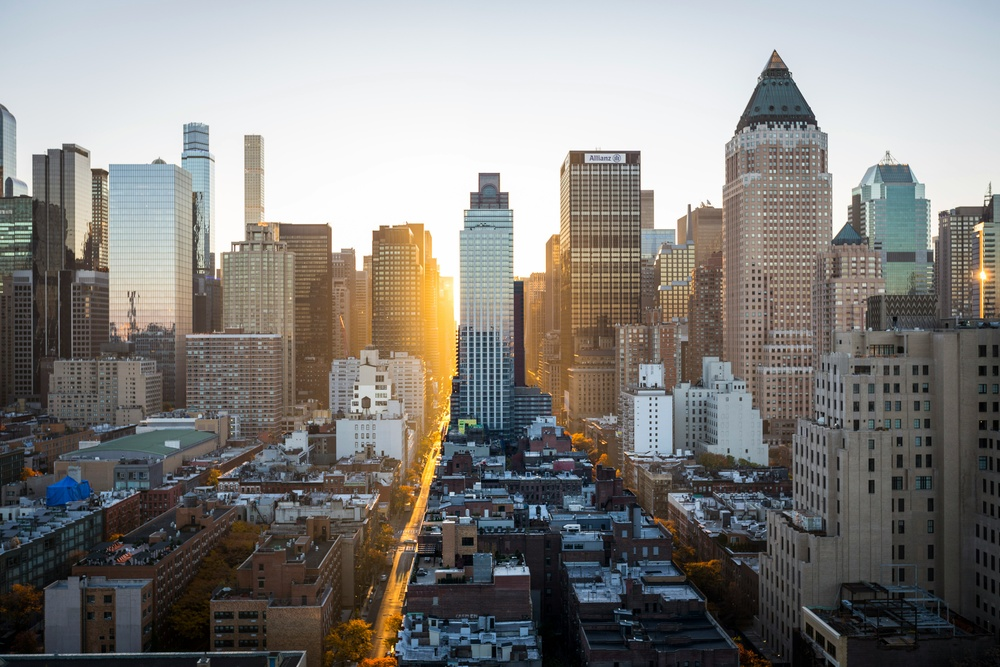
#> input picture cityscape.jpg, 1000 x 667 px, shrunk from 5472 x 3648 before the run, given in place of the camera
$ python bgr.py
#> lines starting #> are read from the running program, lines starting #| are printed output that depends on the picture; after the words box and inside, x2 and y2 are one past the last pixel; in counts of white or black regions, pixels touching at a corner belong together
import cv2
import numpy as np

cap = cv2.VideoCapture(0)

while True:
    ret , frame = cap.read()
#> frame is the input picture: shape (667, 1000, 3); mean B, G, R 125.7, 128.9, 131.2
    if not ret:
        break


    # Convert from BGR to HSV
    hsv = cv2.cvtColor(frame, cv2.COLOR_BGR2HSV)
#> hsv: shape (667, 1000, 3); mean H, S, V 61, 49.4, 138.5


    #Red Mask
    lower_red1 = np.array([0,120,70])
    upper_red1 = np.array([10,255,255])
    mask_red1 = cv2.inRange(hsv,lower_red1,upper_red1)
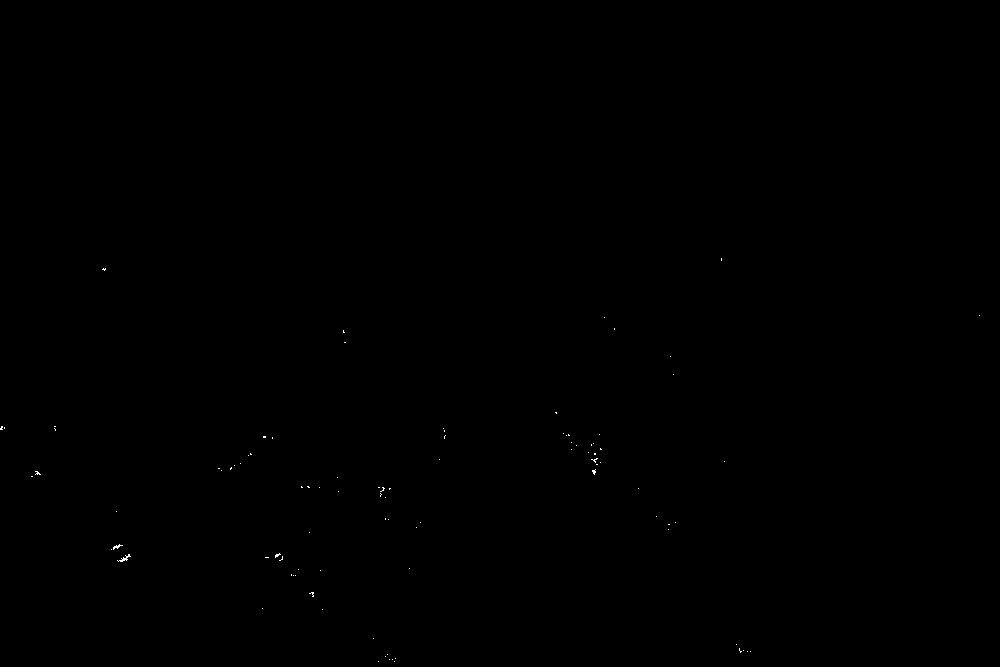
#> mask_red1: shape (667, 1000); 0.04% white in thin lines or dots, all inside (x1, y1, x2, y2) = (0, 258, 980, 662)


    lower_red2 = np.array([170,120,70])
    upper_red2 = np.array([180,255,255])
    mask_red2 = cv2.inRange(hsv,lower_red2,upper_red2)
#> mask_red2: shape (667, 1000); every value is 0

    mask_red = mask_red1 + mask_red2

    #Blue Mask
    lower_blue = np.array([94,80,2])
    upper_blue = np.array([126,255,255])
    mask_blue = cv2.inRange(hsv, lower_blue, upper_blue)
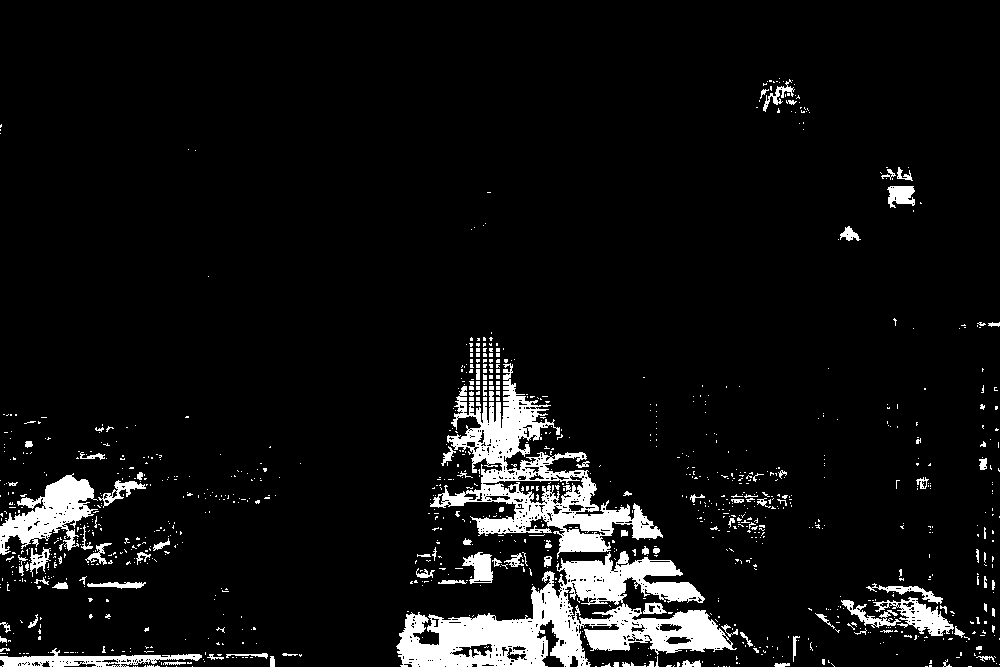
#> mask_blue: shape (667, 1000); 7% white; 1070 white regions (968 under 20 px), largest, box (x1, y1, x2, y2) and area: (396, 551, 737, 667) 16941, (430, 363, 663, 559) 11850, (0, 473, 98, 555) 3568


    # Clean Masks
    kernel = np.ones((5,5), np.uint8)
    mask_red = cv2.morphologyEx(mask_red, cv2.MORPH_OPEN, kernel)
    mask_blue = cv2.morphologyEx(mask_blue, cv2.MORPH_OPEN, kernel)
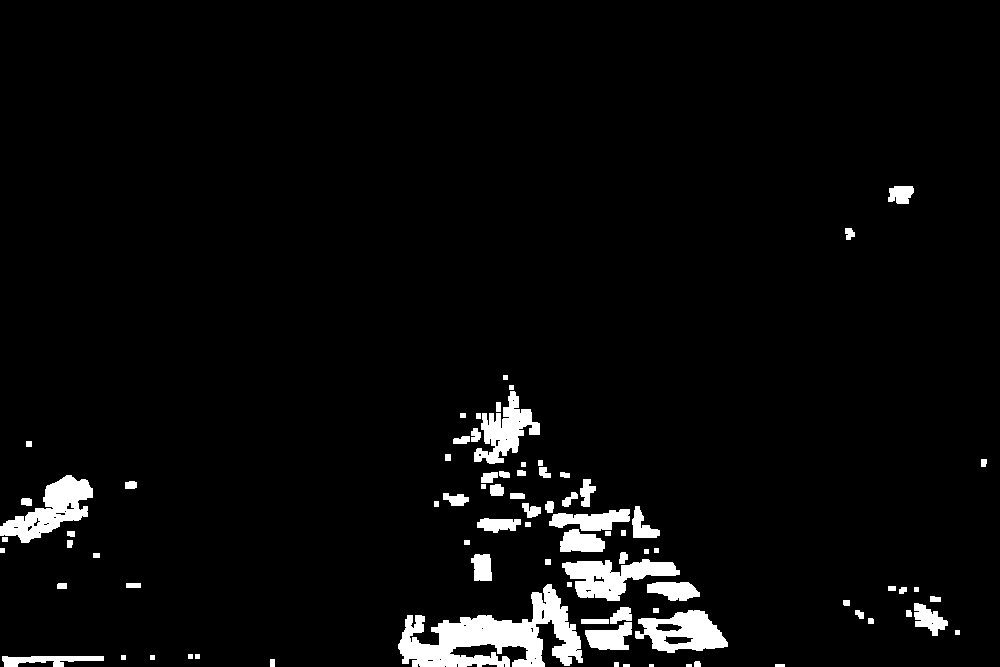
#> mask_blue: shape (667, 1000); 4.2% white; 83 white regions (2 under 20 px)


    #Find red contours
    cnts_red, _ = cv2.findContours(mask_red, cv2.RETR_EXTERNAL, cv2.CHAIN_APPROX_SIMPLE)
#> cnts_red = []
    cnts_blue, _ = cv2.findContours(mask_blue, cv2.RETR_EXTERNAL, cv2.CHAIN_APPROX_SIMPLE)
#> cnts_blue = 83 contours, 19 with area under 20; largest, box (x1, y1, x2, y2) and area: (398, 584, 583, 667) 6710, (0, 475, 93, 543) 2702, (635, 610, 728, 653) 2490, (562, 559, 680, 601) 2452, (474, 391, 540, 464) 1952

    #Draw red contours
    for c in cnts_red:
        area = cv2.contourArea(c)
        if area > 500:
            x,y,w,h = cv2.boundingRect(c)
            cv2.rectangle(frame, (x,y), (x+w, y+h), (0, 0, 255), 3)
            cv2.putText(frame, "RED DETECTED", (x, y-10),
                        cv2.FONT_HERSHEY_SIMPLEX, 0.7, (0,0, 255),2)
#> this loop made 0 passes

     #Draw blue contours
    for c in cnts_blue:
        area = cv2.contourArea(c)
        if area > 500:
            x,y,w,h = cv2.boundingRect(c)
            cv2.rectangle(frame, (x,y), (x+w, y+h), (255, 0, 0), 3)
            cv2.putText(frame, "BLUE DETECTED", (x, y-10),
                        cv2.FONT_HERSHEY_SIMPLEX, 0.7, (255,0, 0),2)
#> this loop made 83 passes
#> (area, x, y, w, h) on passes 8, 14, 19, 22, 28, 31, 33, 47, 50, 63, 79: (568.5, 2, 656, 102, 11), (792.5, 585, 622, 47, 28), (2489.5, 635, 610, 93, 43), (550, 914, 603, 34, 33), (6709.5, 398, 584, 185, 83), (666, 647, 582, 53, 19), (2451.5, 562, 559, 118, 42), (718.5, 560, 529, 45, 23), (990, 549, 509, 81, 22), (2702.5, 0, 475, 93, 68), (1952, 474, 391, 66, 73)
#> area on passes 6, 16, 17, 18, 21, 23: 28, 24.5, 28.5, 43.5, 214.5, 29.5
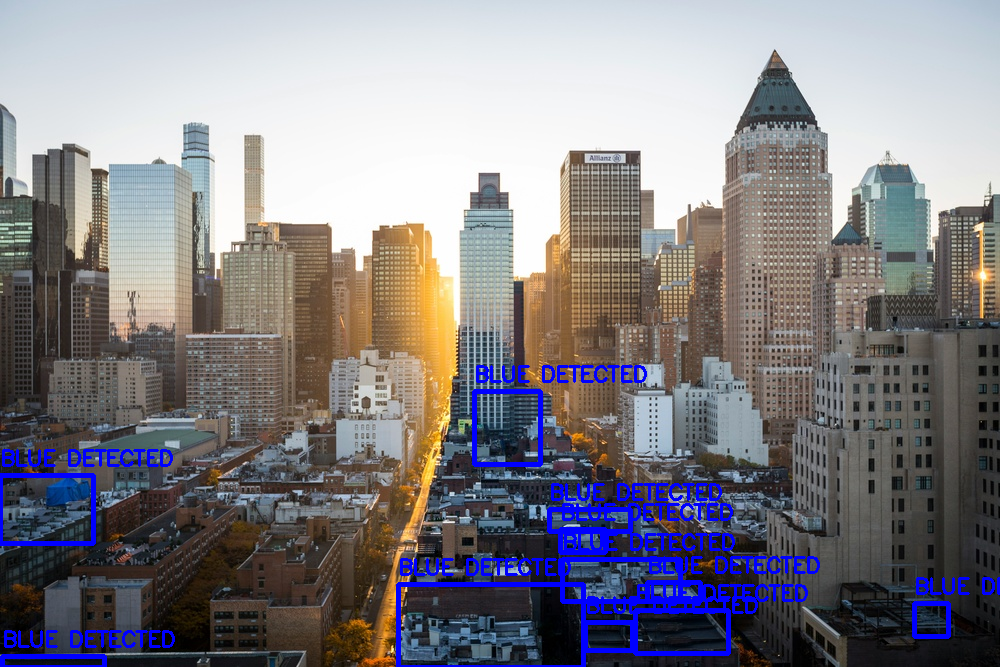
#> frame: shape (667, 1000, 3); 3.73% of pixels changed, all inside (x1, y1, x2, y2) = (0, 365, 1000, 667)


    cv2.imshow("FRAME", frame)
    cv2.imshow("RED MASK", mask_red)
    cv2.imshow("BLUE MASK", mask_blue)

    if cv2.waitKey(1) & 0xFF == ord('q'):
#> (key q is pressed here)
        break

cap.release()
cv2.destroyAllWindows()
